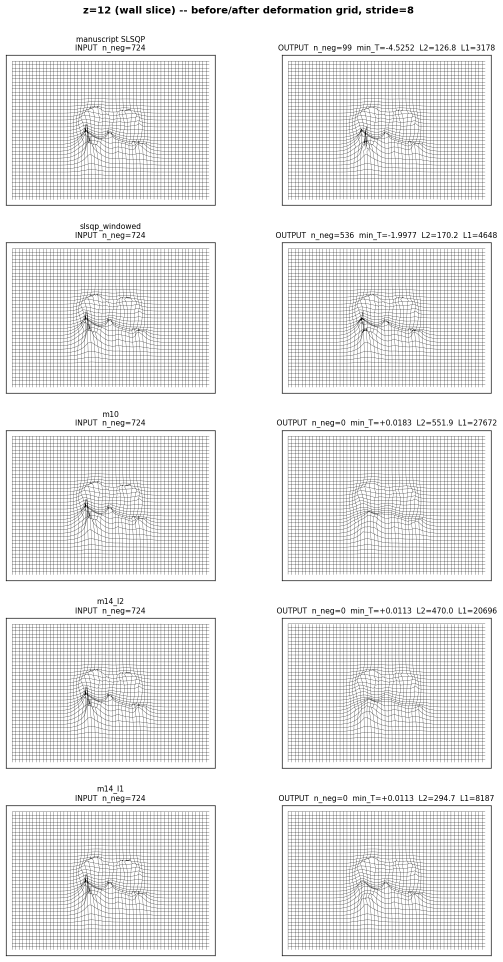
#> input picture notebooks/experiments/wall_breakers/figs/sample_grid_z012.png, 1006 x 1923 px (shown at 1/2 size)
$ python -i correspondence.py   (imports and definitions only)
#> lines starting #> are read from the running program, lines starting #| are printed output that depends on the picture
#> further down, picture is the input picture: shape (1923, 1006); min 0, max 255, mean 230.3
"""
Contour extraction, normal estimation, and correspondence matching.

Provides functions for finding contours in brain images, estimating surface
normals, computing 2D correspondences, and performing slice-to-slice
Laplacian registration.

Performance optimizations:
- Parallel slice processing with joblib
- Batch KD-tree queries for normal estimation
- CG solver with diagonal (Jacobi) preconditioner (replaces LGMRES)
- Threaded parallel solves for independent RHS vectors
"""

import inspect
import os
import threading
import time
from concurrent.futures import ThreadPoolExecutor

import numpy as np
import scipy
import skimage
from joblib import Parallel, delayed
from scipy.sparse.linalg import cg, lgmres
from skimage import feature, measure
from tqdm import tqdm

from .utils import laplacianA3D, propagate_dirichlet_rhs

# SciPy < 1.12 uses 'tol'; >= 1.12 uses 'rtol' (and deprecates 'tol').
_CG_TOL_KW = 'rtol' if 'rtol' in inspect.signature(cg).parameters else 'tol'
_LGMRES_TOL_KW = 'rtol' if 'rtol' in inspect.signature(lgmres).parameters else 'tol'


def _default_log(msg, level='info'):
    print(msg)


# ============================================================================
# Parallel helpers (module-level so they are picklable by loky)
# ============================================================================


# [9 lines left out: function _find_slice_correspondences, not called in this run]


# ============================================================================
# Contour Extraction
# ============================================================================


def getDataContours(dataImage):
    """
    Calculates internal and outer contours for data image.

    Parameters
    -----------
    dataImage : 2D image slice
    """
    dataImage = np.array(dataImage)  # writable copy (loky may deserialize as read-only)
    dataImage[dataImage > 500] = 500
    dataImage[dataImage < 0] = 0

    data = skimage.exposure.equalize_adapthist(dataImage.astype(np.uint16)) * 255
    local_thresh = skimage.filters.threshold_otsu(data)
#> local_thresh = 179.8
    binary = data > local_thresh
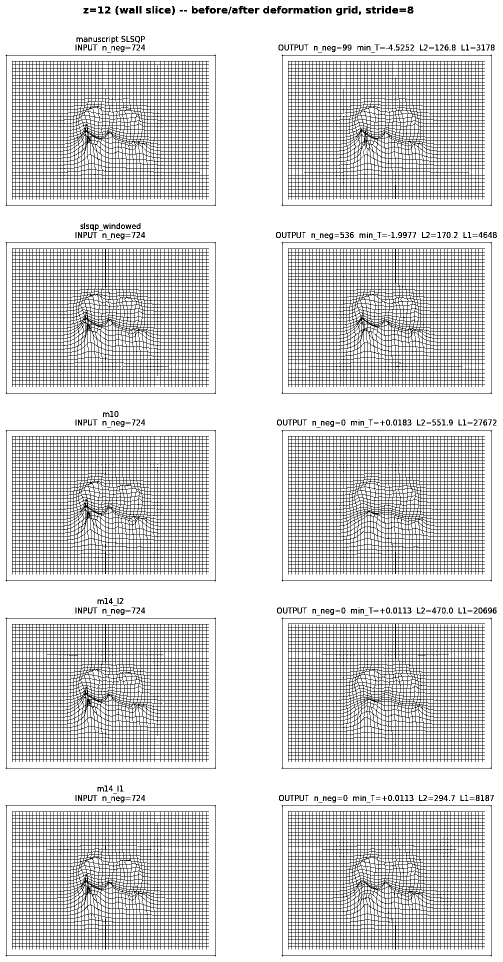
#> binary: shape (1923, 1006) bool (shown at 1/2 size); 83.1% white; black in thin lines or dots

    edges = feature.canny(binary, sigma=3)
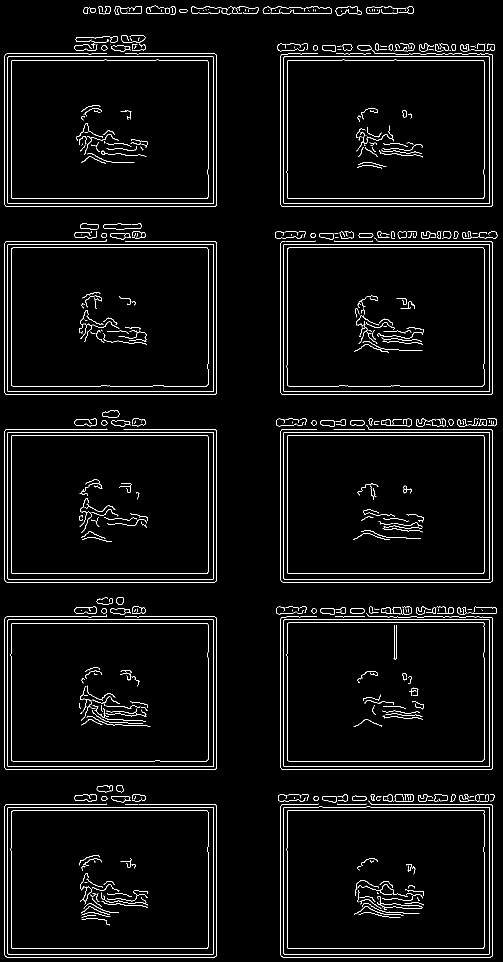
#> edges: shape (1923, 1006) bool (shown at 1/2 size); 3.3% white in thin lines or dots
    all_labels = measure.label(edges)
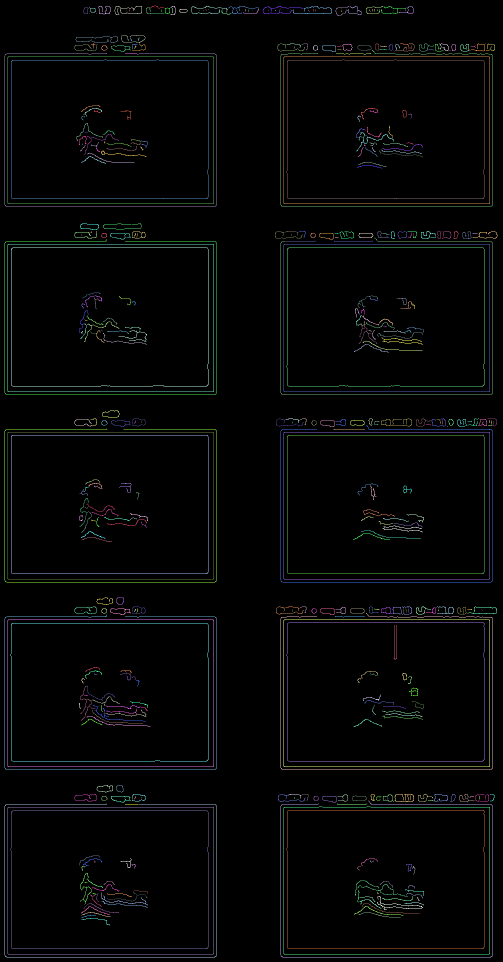
#> all_labels: shape (1923, 1006) int32 (shown at 1/2 size); 492 distinct labels, from 0 to 491; one colour per label, 0 black

    for label in range(1, np.max(all_labels) + 1):
        if np.sum(all_labels == label) < 100:
            edges[all_labels == label] = 0
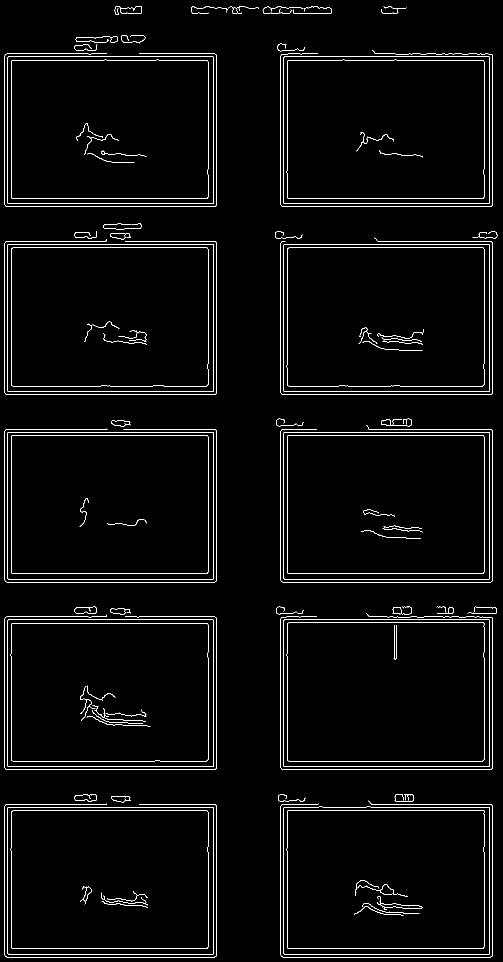
#> edges: shape (1923, 1006) bool (shown at 1/2 size); 2.6% white in thin lines or dots

    edges = skimage.morphology.thin(edges)
#> edges: shape (1923, 1006) bool; 2.5% white in thin lines or dots

    return edges, binary


# [102 lines left out: functions getTemplateContours, getContours, estimate_normal, orient_normals_nd, not called in this run]


def orient2Dnormals(points, normals, section):
    """Orient 2D normals toward low intensity (delegates to orient_normals_nd)."""
    return orient_normals_nd(points, normals, section, k=9)


# [497 lines left out: functions estimate2Dnormals, get2DCorrespondences_batch, get2DCorrespondences, sliceToSlice3DLaplacian, not called in this run]

>>> import cv2
>>> picture = cv2.imread('../notebooks/experiments/wall_breakers/figs/sample_grid_z012.png', cv2.IMREAD_GRAYSCALE)
>>> result = getDataContours(picture)
